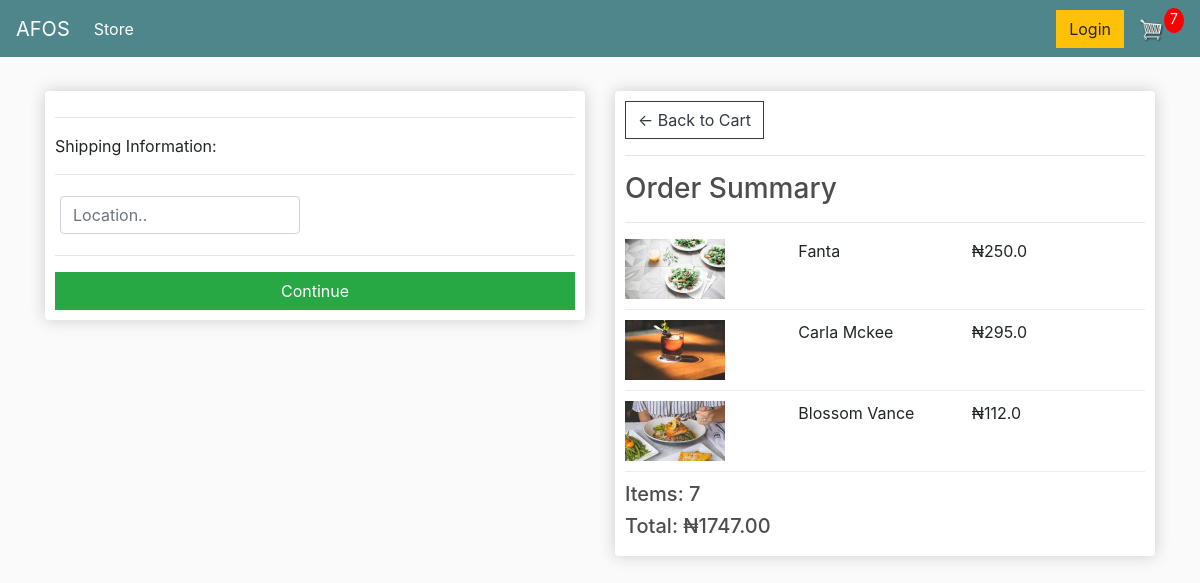
The page /checkout/ (signed in) on the database as committed earlier.
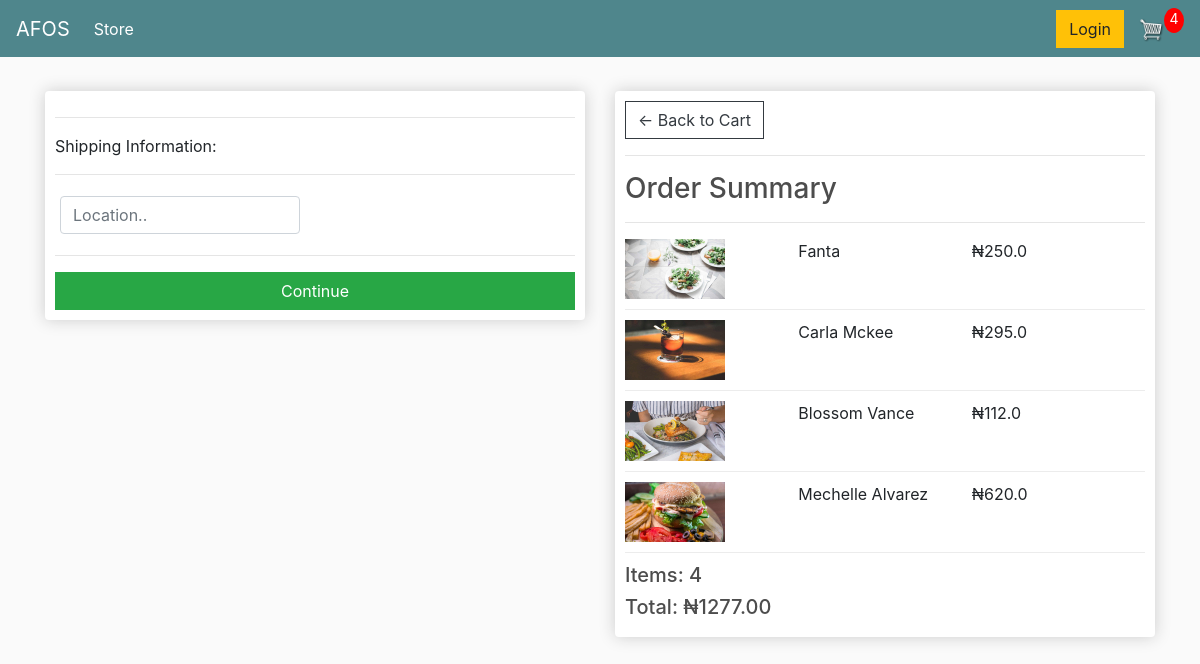
The same page on the database as committed later.
### customer/models.py (models this page shows, shortened)
class OrderItem(models.Model):
    product = models.ForeignKey(Product, on_delete=models.SET_NULL, null=True)
    order = models.ForeignKey(Order, on_delete=models.SET_NULL, null=True)
    quantity = models.IntegerField(default=0, null=True, blank=True)
    date_added = models.DateTimeField(auto_now_add=True)
    @property
    def get_total(self):
        total = self.product.price * self.quantity
        return total

class Product(models.Model):
    name = models.CharField(max_length=200)
    price = models.FloatField()
    image = models.ImageField(null=True, blank=True)
    @property
    def imageURL(self):
        try:
            url = self.image.url
        except:
            url = ''
        return url

class Order(models.Model):
    customer = models.ForeignKey(Customer, on_delete=models.SET_NULL, null=True, blank=True)
    date_ordered = models.DateTimeField(auto_now_add=True)
    complete = models.BooleanField(default=False)
    transaction_id = models.CharField(max_length=100, null=True)
    @property
    def shipping(self):
        shipping = True
        orderitems = self.orderitem_set.all()
        return shipping
    @property
    def get_cart_total(self):
        orderitems = self.orderitem_set.all()
        total = sum([item.get_total for item in orderitems])
        return total
    @property
    def get_cart_items(self):
        orderitems = self.orderitem_set.all()
        total = sum([item.quantity  for item in orderitems])
        return total

### customer/views.py (the view)
# urls.py: path('checkout/', views.checkout, name="checkout"),
def checkout(request):
    if request.user.is_authenticated:
        customer = request.user.customer
        order, created = Order.objects.get_or_create(customer=customer, complete=False)
        items = order.orderitem_set.all()
        cartItems = order.get_cart_items
    else:
        items = []
        order = {'get_cart_total':0, 'get_cart_items':0, 'shipping':False}
        cartItems = ['order.get_cart_items']
    context = {'items':items, 'order':order, 'cartItems':cartItems}
    return render(request, 'customer/checkout.html', context)

### customer/templates/customer/checkout.html (shortened to what this page needs)
{% extends 'customer/main.html' %}{% load static %} {% block content %}
<div class="row">
  <div class="col-lg-6">
    <div class="box-element" id="form-wrapper">
      <form id="form">
        <div id="shipping-info">
          <hr>
          <p>Shipping Information:</p>
          <hr>
          <div class="form-field">
            <input class="form-control" type="text" name="location" placeholder="Location..">
          </div>
        </div>
        <hr>
        <input id="form-button" class="btn btn-success btn-block" type="submit" value="Continue">
      </form>
    </div>
    <br>
  </div>
  <div class="col-lg-6">
    <div class="box-element">
      <a class="btn btn-outline-dark" href="{% url 'cart' %}">&#x2190; Back to Cart</a>
      <hr>
      <h3>Order Summary</h3>
      <hr> {% for item in items %}
      <div class="cart-row">
        <div style="flex:2"><img class="row-image" src="{{item.product.imageURL}}"></div>
        <div style="flex:2">
          <p>{{item.product.name}}</p>
        </div>
        <div style="flex:1">
          <p>₦{{item.product.price}}</p>
        </div>
        <div style="flex:1">
        </div>
      </div>
      {% endfor %}
      <h5>Items: {{order.get_cart_items}}</h5>
      <h5>Total: ₦{{order.get_cart_total|floatformat:2}}</h5>
    </div>
  </div>
</div>
{% endblock content %}

Rows that differ between the two databases and show on the page:
added OrderItem: product.imageURL (picture), product.name "Mechelle Alvarez", product.price "620.0"
changed through a linked row, Order: get_cart_items "7" → "4"; get_cart_total "1747.00" → "1277.00"
Other text that changed with them:
{{ cartItems }}: "7" → "4"
